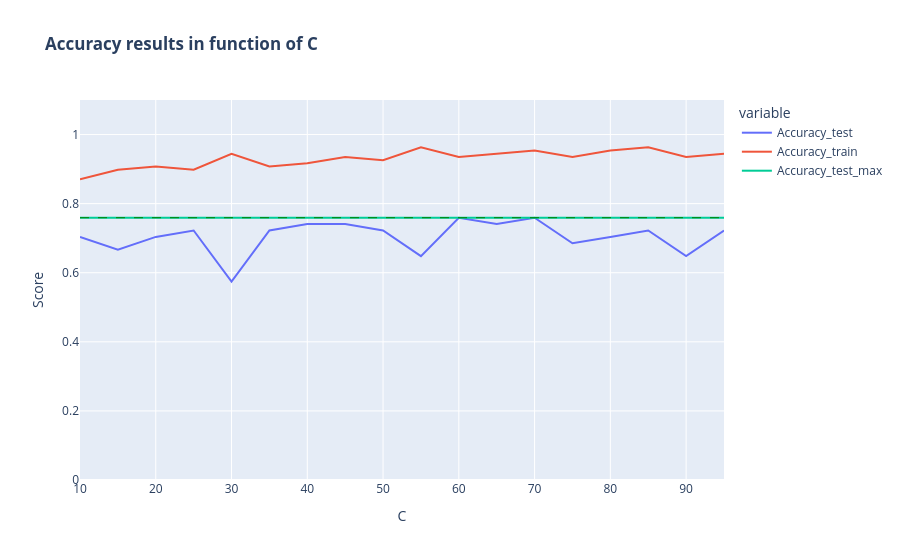
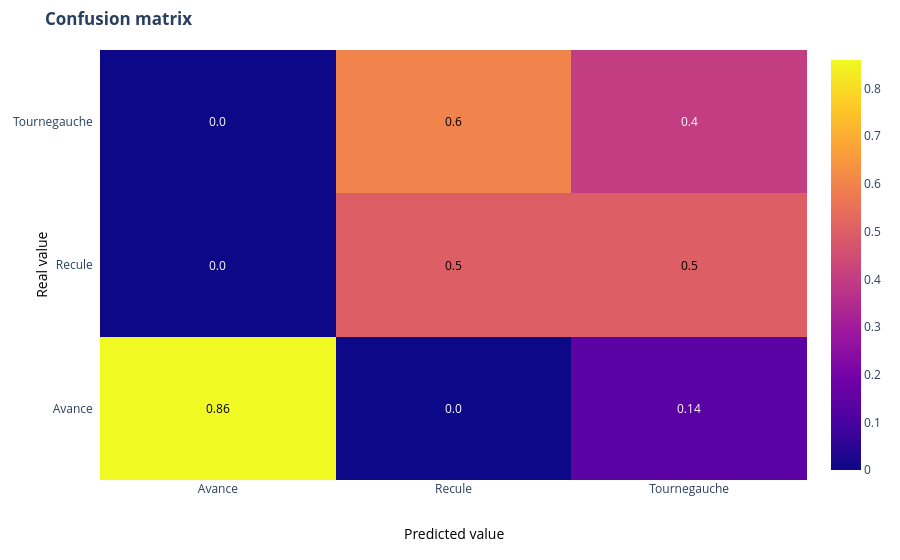

These figures' notebook cell, in order:
### Code cell
df_fft_pca_data = df_C_variation(X_pca, y, 10, 100, 5)
plot_accuracy(df_fft_pca_data)
confusion_matrix_from_df(df_fft_pca_data)

### Figure 1 — Plotly figure (JSON) as saved in the notebook; plotly's stock layout.template omitted (floating-point values rounded to 4 significant figures)
{"data": [{"hovertemplate": "variable=Accuracy_test<br>C=%{x}<br>value=%{y}<extra></extra>", "legendgroup": "Accuracy_test", "line": {"color": "#636efa", "dash": "solid"}, "marker": {"symbol": "circle"}, "mode": "lines", "name": "Accuracy_test", "orientation": "v", "showlegend": true, "type": "scatter", "x": [10, 15, 20, 25, 30, 35, 40, 45, 50, 55, 60, 65, 70, 75, 80, 85, 90, 95], "xaxis": "x", "y": [0.7037, 0.6667, 0.7037, 0.7222, 0.5741, 0.7222, 0.7407, 0.7407, 0.7222, 0.6481, 0.7593, 0.7407, 0.7593, 0.6852, 0.7037, 0.7222, 0.6481, 0.7222], "yaxis": "y"}, {"hovertemplate": "variable=Accuracy_train<br>C=%{x}<br>value=%{y}<extra></extra>", "legendgroup": "Accuracy_train", "line": {"color": "#EF553B", "dash": "solid"}, "marker": {"symbol": "circle"}, "mode": "lines", "name": "Accuracy_train", "orientation": "v", "showlegend": true, "type": "scatter", "x": [10, 15, 20, 25, 30, 35, 40, 45, 50, 55, 60, 65, 70, 75, 80, 85, 90, 95], "xaxis": "x", "y": [0.8704, 0.8981, 0.9074, 0.8981, 0.9444, 0.9074, 0.9167, 0.9352, 0.9259, 0.963, 0.9352, 0.9444, 0.9537, 0.9352, 0.9537, 0.963, 0.9352, 0.9444], "yaxis": "y"}, {"hovertemplate": "variable=Accuracy_test_max<br>C=%{x}<br>value=%{y}<extra></extra>", "legendgroup": "Accuracy_test_max", "line": {"color": "#00cc96", "dash": "solid"}, "marker": {"symbol": "circle"}, "mode": "lines", "name": "Accuracy_test_max", "orientation": "v", "showlegend": true, "type": "scatter", "x": [10, 15, 20, 25, 30, 35, 40, 45, 50, 55, 60, 65, 70, 75, 80, 85, 90, 95], "xaxis": "x", "y": [0.7593, 0.7593, 0.7593, 0.7593, 0.7593, 0.7593, 0.7593, 0.7593, 0.7593, 0.7593, 0.7593, 0.7593, 0.7593, 0.7593, 0.7593, 0.7593, 0.7593, 0.7593], "yaxis": "y"}], "layout": {"autosize": true, "legend": {"title": {"text": "variable"}, "tracegroupgap": 0}, "shapes": [{"line": {"color": "green", "dash": "dash", "width": 1}, "type": "line", "x0": 0, "x1": 1, "xref": "x domain", "y0": 0.7593, "y1": 0.7593, "yref": "y"}], "title": {"text": "<b>Accuracy results in function of C </b>"}, "xaxis": {"anchor": "y", "autorange": true, "domain": [0, 1], "range": [10, 95], "title": {"text": "C"}, "type": "linear"}, "yaxis": {"anchor": "x", "domain": [0, 1], "range": [0, 1.1], "title": {"text": "Score"}, "type": "linear"}}}

### Figure 2 — Plotly figure (JSON) as saved in the notebook; plotly's stock layout.template omitted (floating-point values rounded to 4 significant figures)
{"data": [{"colorscale": [[0, "#0d0887"], [0.1111, "#46039f"], [0.2222, "#7201a8"], [0.3333, "#9c179e"], [0.4444, "#bd3786"], [0.5556, "#d8576b"], [0.6667, "#ed7953"], [0.7778, "#fb9f3a"], [0.8889, "#fdca26"], [1, "#f0f921"]], "reversescale": false, "showscale": true, "type": "heatmap", "x": ["Avance", "Recule", "Tournegauche"], "y": ["Avance", "Recule", "Tournegauche"], "z": [[0.86, 0, 0.14], [0, 0.5, 0.5], [0, 0.6, 0.4]]}], "layout": {"annotations": [{"font": {"color": "#000000"}, "showarrow": false, "text": "0.86", "x": "Avance", "xref": "x", "y": "Avance", "yref": "y"}, {"font": {"color": "#FFFFFF"}, "showarrow": false, "text": "0.0", "x": "Recule", "xref": "x", "y": "Avance", "yref": "y"}, {"font": {"color": "#FFFFFF"}, "showarrow": false, "text": "0.14", "x": "Tournegauche", "xref": "x", "y": "Avance", "yref": "y"}, {"font": {"color": "#FFFFFF"}, "showarrow": false, "text": "0.0", "x": "Avance", "xref": "x", "y": "Recule", "yref": "y"}, {"font": {"color": "#000000"}, "showarrow": false, "text": "0.5", "x": "Recule", "xref": "x", "y": "Recule", "yref": "y"}, {"font": {"color": "#000000"}, "showarrow": false, "text": "0.5", "x": "Tournegauche", "xref": "x", "y": "Recule", "yref": "y"}, {"font": {"color": "#FFFFFF"}, "showarrow": false, "text": "0.0", "x": "Avance", "xref": "x", "y": "Tournegauche", "yref": "y"}, {"font": {"color": "#000000"}, "showarrow": false, "text": "0.6", "x": "Recule", "xref": "x", "y": "Tournegauche", "yref": "y"}, {"font": {"color": "#FFFFFF"}, "showarrow": false, "text": "0.4", "x": "Tournegauche", "xref": "x", "y": "Tournegauche", "yref": "y"}, {"font": {"color": "black", "size": 14}, "showarrow": false, "text": "Predicted value", "x": 0.5, "xref": "paper", "y": -0.15, "yref": "paper"}, {"font": {"color": "black", "size": 14}, "showarrow": false, "text": "Real value", "textangle": -90, "x": -0.1, "xref": "paper", "y": 0.5, "yref": "paper"}], "autosize": true, "margin": {"l": 100, "t": 50}, "title": {"text": "<b>Confusion matrix</b>"}, "xaxis": {"autorange": true, "dtick": 1, "gridcolor": "rgb(0, 0, 0)", "range": [-0.5, 2.5], "side": "bottom", "ticks": "", "type": "category"}, "yaxis": {"autorange": true, "dtick": 1, "range": [-0.5, 2.5], "ticks": "", "ticksuffix": "  ", "type": "category"}}}
